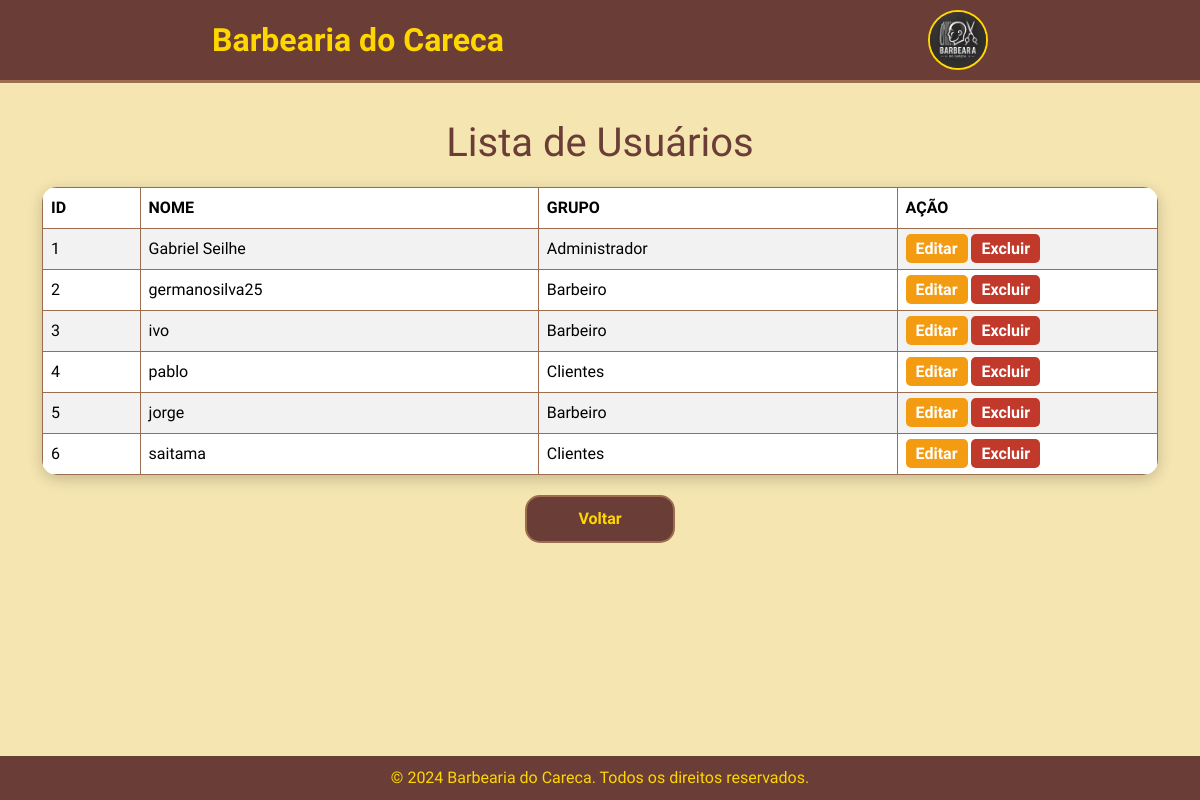
The page /lista_de_usuarios.php on the database its author committed.
### tables this page shows
CREATE TABLE `abc` (
  `id_usuario` int(11) NOT NULL,
  `nome` varchar(256) NOT NULL,
  `email` varchar(128) NOT NULL,
  `data_de_nascimento` date NOT NULL,
  `id_grupo` int(11) NOT NULL,
  `data_criacao` datetime NOT NULL DEFAULT current_timestamp()
);

### lista_de_usuarios.php (the view, shortened to what this page needs)
<?php
include "conexao.php";
$sql = "SELECT * FROM abc";
$result = $conn->query($sql);
$grupos = [1 => "Administrador", 2 => "Barbeiro", 3 => "Clientes"];
?>
<!DOCTYPE html>
<html lang="pt-BR">
<head>
  <link href="https://cdn.jsdelivr.net/npm/bootstrap@5.3.3/dist/css/bootstrap.min.css" rel="stylesheet">
</head>
<body>
<nav>
   <div class="container1">
       <a href="index.php"><div class="brand">Barbearia do Careca</div></a>
       <a href="index.php"><img src="imagens/logu.webp" alt="Logo"></a>
    </div>
</nav>
<div class="container mt-3">
    <h1>Lista de Usuários</h1>
    <table class="table table-striped">
        <thead>
            <tr>
                <th>ID</th>
                <th>Nome</th>
                <th>Grupo</th>
                <th>Ação</th>
            </tr>
        </thead>
        <tbody>
        <?php
if ($result->num_rows > 0) {
    while ($row = $result->fetch_assoc()) {
        echo "<tr>
            <td>".$row['id_usuario']."</td>
            <td>".$row['nome']."</td>
            <td>".(isset($grupos[$row['id_grupo']]) ? $grupos[$row['id_grupo']] : 'Grupo desconhecido')."</td>
            <td>
            <a href='editar.php?id=".$row['id_usuario']."' class='btn-excluir' style='background-color: #f39c12; border-radius: 5px;'>Editar</a>
            <a href='excluir.php?id=".$row['id_usuario']."' class='btn-excluir'>Excluir</a>
            </td>
        </tr>";
    }
}
?>
        </tbody>
    </table>
    <a href="index.php" class="btn-voltar">Voltar</a>
</div>
<footer>
    &copy; 2024 Barbearia do Careca. Todos os direitos reservados.
</footer>
</body>
</html>

### lista_de_usuarios.php (style rules this page uses)
body { font-family: 'MedievalSharp', serif; margin: 0; display: flex; flex-direction: column; min-height: 100vh; background-color: #f5e5b1; color: #333; }
nav { background-color: #6a3e36; padding: 10px 0; border-bottom: 3px solid #9c6d4f; }
nav .container1 { display: flex; align-items: center; justify-content: space-around; }
nav .brand { font-size: 2rem; font-weight: bold; color: #ffd700; }
nav img { height: 60px; border: 2px solid #ffd700; border-radius: 50%; }
h1 { text-align: center; color: #6a3e36; font-size: 2.5rem; margin: 20px 0; }
table { width: 80%; margin: 20px auto; border-collapse: collapse; background: rgba(255, 255, 255, 0.9); border-radius: 15px; overflow: hidden; box-shadow: 0 4px 15px rgba(0, 0, 0, 0.2); }
td { padding: 15px; text-align: left; border: 1px solid #9c6d4f; width: 5px; }
th { background-color: #6a3e36; color: #ffd700; text-transform: uppercase; padding: 15px; text-align: left; border: 1px solid #9c6d4f; }
tr:nth-child(even) { background-color: #f5e5b1; }
tr:nth-child(odd) { background-color: #ffe9c6; }
.btn-excluir { background-color: #c0392b; color: white; border: none; padding: 5px 10px; border-radius: 5px; font-weight: bold; cursor: pointer; transition: background-color 0.3s; }
.btn-voltar { display: block; width: 150px; margin: 20px auto; padding: 10px; text-align: center; background-color: #6a3e36; color: #ffd700; text-decoration: none; border-radius: 15px; border: 2px solid #9c6d4f; font-weight: bold; transition: background-color 0.3s; }
footer { padding: 10px; width: 100%; text-align: center; color: #ffd700; background-color: #6a3e36; margin-top: auto; }
a { text-decoration: none; }

### rows shown on the page
abc: id_usuario "1", nome "Gabriel Seilhe", id_grupo "Administrador"
abc: id_usuario "2", nome "germanosilva25", id_grupo "Barbeiro"
abc: id_usuario "3", nome "ivo", id_grupo "Barbeiro"
abc: id_usuario "4", nome "pablo", id_grupo "Clientes"
abc: id_usuario "5", nome "jorge", id_grupo "Barbeiro"
abc: id_usuario "6", nome "saitama", id_grupo "Clientes"
